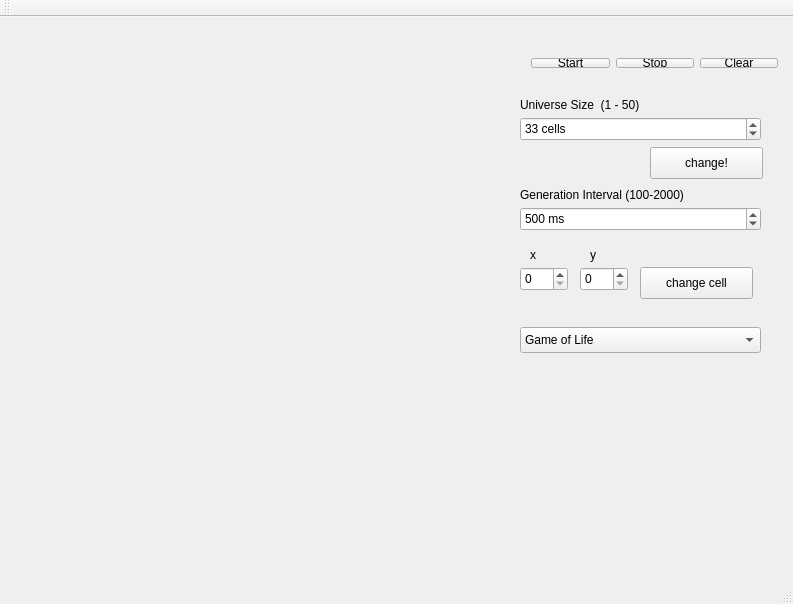
<?xml version="1.0" encoding="UTF-8"?>
<ui version="4.0">
 <class>CAbase</class>
 <widget class="QMainWindow" name="CAbase">
  <property name="geometry">
   <rect>
    <x>0</x>
    <y>0</y>
    <width>793</width>
    <height>604</height>
   </rect>
  </property>
  <property name="windowTitle">
   <string>CAbase</string>
  </property>
  <widget class="QWidget" name="centralWidget">
   <widget class="QLabel" name="label">
    <property name="geometry">
     <rect>
      <x>520</x>
      <y>80</y>
      <width>161</width>
      <height>16</height>
     </rect>
    </property>
    <property name="text">
     <string>Universe Size  (1 - 50)</string>
    </property>
   </widget>
   <widget class="QLabel" name="label_2">
    <property name="geometry">
     <rect>
      <x>520</x>
      <y>170</y>
      <width>211</width>
      <height>16</height>
     </rect>
    </property>
    <property name="text">
     <string>Generation Interval (100-2000)</string>
    </property>
   </widget>
   <widget class="QSpinBox" name="intervalBox">
    <property name="geometry">
     <rect>
      <x>520</x>
      <y>190</y>
      <width>241</width>
      <height>24</height>
     </rect>
    </property>
    <property name="suffix">
     <string> ms</string>
    </property>
    <property name="minimum">
     <number>100</number>
    </property>
    <property name="maximum">
     <number>2000</number>
    </property>
    <property name="singleStep">
     <number>50</number>
    </property>
    <property name="value">
     <number>500</number>
    </property>
   </widget>
   <widget class="QSpinBox" name="universeSize">
    <property name="geometry">
     <rect>
      <x>520</x>
      <y>100</y>
      <width>241</width>
      <height>24</height>
     </rect>
    </property>
    <property name="suffix">
     <string> cells</string>
    </property>
    <property name="minimum">
     <number>1</number>
    </property>
    <property name="maximum">
     <number>50</number>
    </property>
    <property name="value">
     <number>33</number>
    </property>
   </widget>
   <widget class="QWidget" name="horizontalLayoutWidget">
    <property name="geometry">
     <rect>
      <x>520</x>
      <y>30</y>
      <width>269</width>
      <height>32</height>
     </rect>
    </property>
    <layout class="QHBoxLayout" name="horizontalLayout">
     <item>
      <widget class="QPushButton" name="startButton">
       <property name="text">
        <string>Start</string>
       </property>
      </widget>
     </item>
     <item>
      <widget class="QPushButton" name="stopButton">
       <property name="text">
        <string>Stop</string>
       </property>
      </widget>
     </item>
     <item>
      <widget class="QPushButton" name="clearButton">
       <property name="text">
        <string>Clear</string>
       </property>
      </widget>
     </item>
    </layout>
   </widget>
   <widget class="QPushButton" name="changeUniverseSizeButton">
    <property name="geometry">
     <rect>
      <x>650</x>
      <y>130</y>
      <width>113</width>
      <height>32</height>
     </rect>
    </property>
    <property name="text">
     <string>change!</string>
    </property>
   </widget>
   <widget class="QSpinBox" name="xBox">
    <property name="geometry">
     <rect>
      <x>520</x>
      <y>250</y>
      <width>48</width>
      <height>24</height>
     </rect>
    </property>
   </widget>
   <widget class="QSpinBox" name="yBox">
    <property name="geometry">
     <rect>
      <x>580</x>
      <y>250</y>
      <width>48</width>
      <height>24</height>
     </rect>
    </property>
   </widget>
   <widget class="QPushButton" name="changeCellButton">
    <property name="geometry">
     <rect>
      <x>640</x>
      <y>250</y>
      <width>113</width>
      <height>32</height>
     </rect>
    </property>
    <property name="text">
     <string>change cell</string>
    </property>
   </widget>
   <widget class="QLabel" name="label_3">
    <property name="geometry">
     <rect>
      <x>530</x>
      <y>230</y>
      <width>16</width>
      <height>16</height>
     </rect>
    </property>
    <property name="text">
     <string>x</string>
    </property>
   </widget>
   <widget class="QLabel" name="label_4">
    <property name="geometry">
     <rect>
      <x>590</x>
      <y>230</y>
      <width>16</width>
      <height>16</height>
     </rect>
    </property>
    <property name="text">
     <string>y</string>
    </property>
   </widget>
   <widget class="QComboBox" name="gameModes">
    <property name="geometry">
     <rect>
      <x>520</x>
      <y>310</y>
      <width>241</width>
      <height>26</height>
     </rect>
    </property>
    <item>
     <property name="text">
      <string>Game of Life</string>
     </property>
    </item>
    <item>
     <property name="text">
      <string>Snake</string>
     </property>
    </item>
   </widget>
  </widget>
  <widget class="QMenuBar" name="menuBar">
   <property name="geometry">
    <rect>
     <x>0</x>
     <y>0</y>
     <width>793</width>
     <height>22</height>
    </rect>
   </property>
  </widget>
  <widget class="QToolBar" name="mainToolBar">
   <attribute name="toolBarArea">
    <enum>TopToolBarArea</enum>
   </attribute>
   <attribute name="toolBarBreak">
    <bool>false</bool>
   </attribute>
  </widget>
  <widget class="QStatusBar" name="statusBar"/>
 </widget>
 <layoutdefault spacing="6" margin="11"/>
 <resources/>
 <connections/>
</ui>
